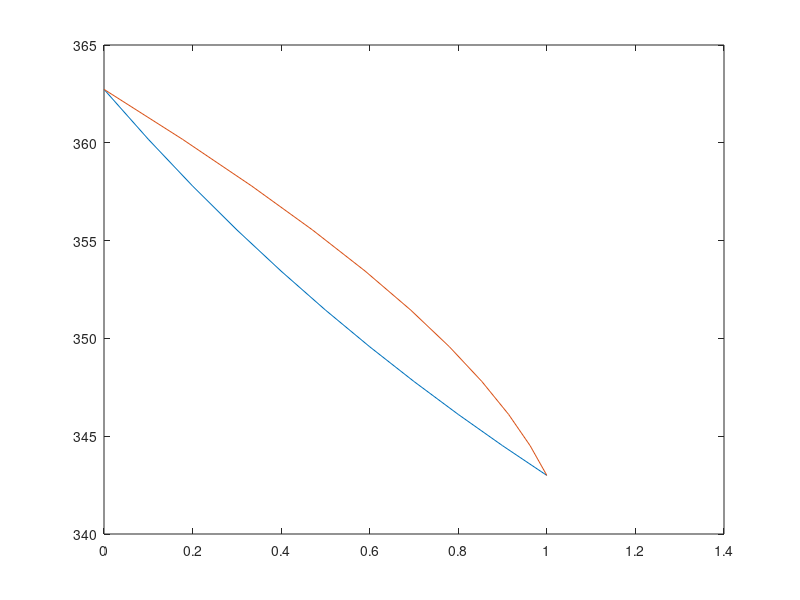

Here is the MATLAB script that generated this plot:
x1 = [0 0.1 0.2 0.3 0.4 0.5 0.6 0.7 0.8 0.9 1];
x2 = 1 - x1;
n = length(x1);
p = 70;
t1 = 49.15 + (2945.47/(14.2724 - log(p)));
t2 = 64.15 + (2972.64/(14.2043 - log(p)));
for i=1:n
    tb(1,i) = x1(1,i)*t1 + x2(1,i)*t2;
    y1(1,i) = x1(1,i)*(exp(14.2724 - (2945.47/(tb(1,i) - 49.15))))/p;
    y2(1,i) = x2(1,i)*(exp(14.2043 - (2972.64/(tb(1,i) - 64.15))))/p;
    func = @(t) ((x1(1,i)*(exp(14.2724-(2945.47/(t-49.15))))/p) + (x2(1,i)*(exp(14.2043-(2972.64/(t-64.15))))/p))-1;
    t_final(1,i) = fzero(func,tb(1,i));
end
plot(x1,t_final,y1,t_final)